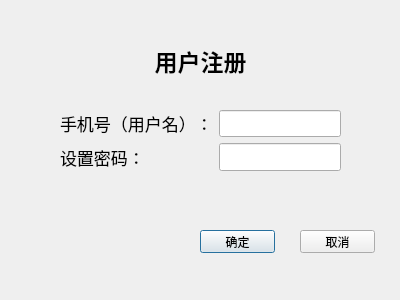
<?xml version="1.0" encoding="UTF-8"?>
<ui version="4.0">
 <class>Registration1</class>
 <widget class="QDialog" name="Registration1">
  <property name="geometry">
   <rect>
    <x>0</x>
    <y>0</y>
    <width>400</width>
    <height>300</height>
   </rect>
  </property>
  <property name="windowTitle">
   <string>注册</string>
  </property>
  <widget class="QLabel" name="label">
   <property name="geometry">
    <rect>
     <x>0</x>
     <y>40</y>
     <width>401</width>
     <height>41</height>
    </rect>
   </property>
   <property name="font">
    <font>
     <pointsize>17</pointsize>
     <weight>75</weight>
     <bold>true</bold>
    </font>
   </property>
   <property name="text">
    <string>用户注册</string>
   </property>
   <property name="alignment">
    <set>Qt::AlignCenter</set>
   </property>
  </widget>
  <widget class="QWidget" name="formLayoutWidget">
   <property name="geometry">
    <rect>
     <x>60</x>
     <y>110</y>
     <width>281</width>
     <height>61</height>
    </rect>
   </property>
   <property name="font">
    <font>
     <pointsize>13</pointsize>
    </font>
   </property>
   <layout class="QFormLayout" name="formLayout">
    <item row="0" column="0">
     <widget class="QLabel" name="Label">
      <property name="font">
       <font>
        <pointsize>13</pointsize>
       </font>
      </property>
      <property name="text">
       <string>手机号（用户名）：</string>
      </property>
     </widget>
    </item>
    <item row="0" column="1">
     <widget class="QLineEdit" name="LineEdit">
      <property name="font">
       <font>
        <pointsize>13</pointsize>
       </font>
      </property>
     </widget>
    </item>
    <item row="1" column="0">
     <widget class="QLabel" name="Label_2">
      <property name="font">
       <font>
        <pointsize>13</pointsize>
       </font>
      </property>
      <property name="text">
       <string>设置密码：</string>
      </property>
     </widget>
    </item>
    <item row="1" column="1">
     <widget class="QLineEdit" name="LineEdit_2">
      <property name="font">
       <font>
        <pointsize>13</pointsize>
       </font>
      </property>
     </widget>
    </item>
   </layout>
  </widget>
  <widget class="QPushButton" name="pushButton">
   <property name="geometry">
    <rect>
     <x>200</x>
     <y>230</y>
     <width>75</width>
     <height>23</height>
    </rect>
   </property>
   <property name="text">
    <string>确定</string>
   </property>
  </widget>
  <widget class="QPushButton" name="pushButton_2">
   <property name="geometry">
    <rect>
     <x>300</x>
     <y>230</y>
     <width>75</width>
     <height>23</height>
    </rect>
   </property>
   <property name="text">
    <string>取消</string>
   </property>
  </widget>
 </widget>
 <resources/>
 <connections>
  <connection>
   <sender>pushButton_2</sender>
   <signal>clicked()</signal>
   <receiver>Registration1</receiver>
   <slot>close()</slot>
   <hints>
    <hint type="sourcelabel">
     <x>321</x>
     <y>239</y>
    </hint>
    <hint type="destinationlabel">
     <x>339</x>
     <y>187</y>
    </hint>
   </hints>
  </connection>
 </connections>
</ui>
